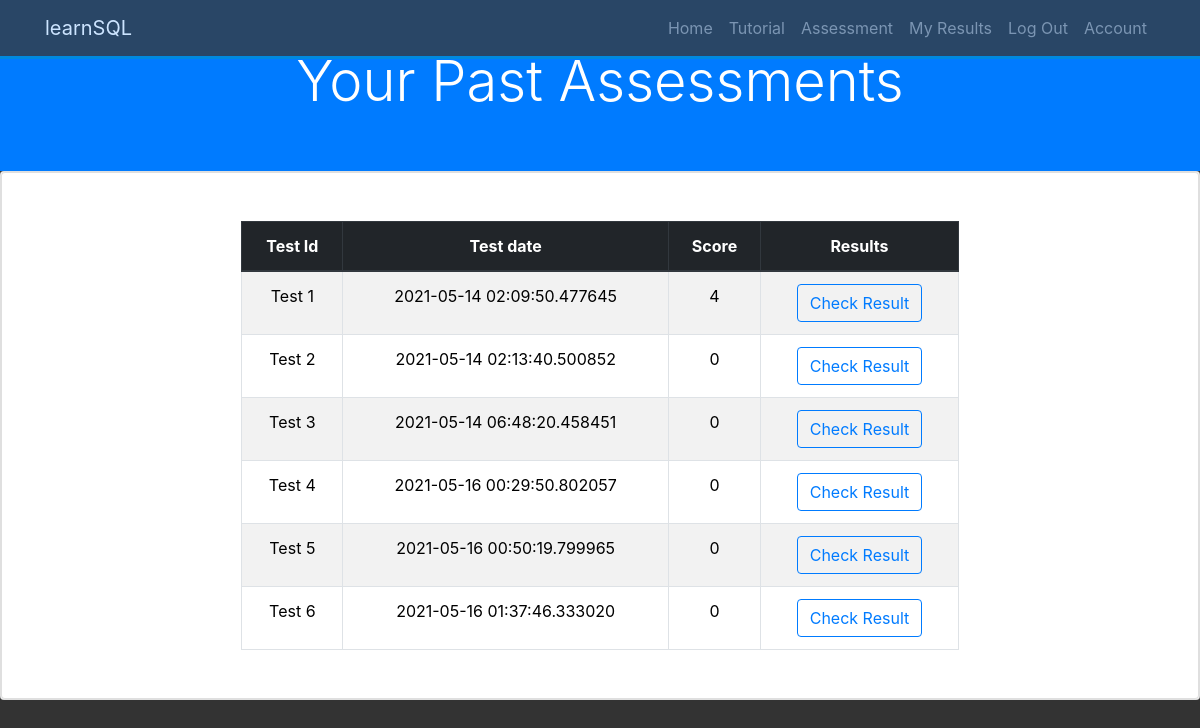
/my_results (signed in), run on an earlier commit of the app's database.
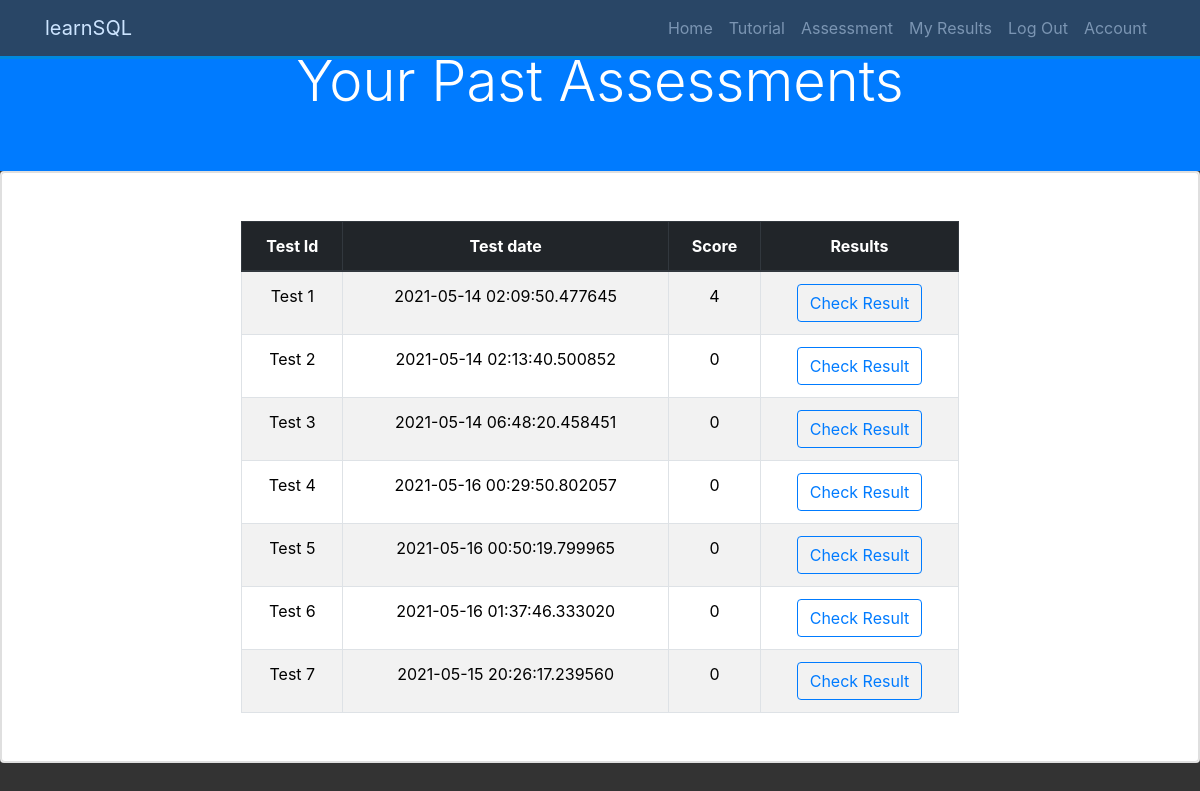
And on a later commit of the database.
### OnlineAssessment/models.py (models this page shows, shortened)
class Test(db.Model):
    __tablename__ = 'tests'
    id = db.Column(db.Integer, primary_key=True)
    user_id = db.Column(db.Integer, db.ForeignKey('users.id'), nullable=False)
    date = db.Column(db.DateTime, nullable=False, default=datetime.utcnow)
    questions = db.relationship('Question', secondary=test_question_relation, backref=db.backref(
        'questions_tests', lazy='dynamic'))
    answers = db.relationship('Answer', backref='test_answers', lazy=True)
    finish = db.Column(db.Boolean, default=False, nullable=False)

class Answer(db.Model):
    __tablename__ = 'answers'
    id = db.Column(db.Integer, primary_key=True)
    user_id = db.Column(db.Integer, db.ForeignKey('users.id'), nullable=False)
    question_id = db.Column(db.Integer, db.ForeignKey(
        'questions.id'), nullable=False)
    date = db.Column(db.DateTime, nullable=False, default=datetime.utcnow)
    content = db.Column(db.String(140), nullable=False)
    finish = db.Column(db.Boolean, default=False, nullable=False)
    test_id = db.Column(db.Integer, db.ForeignKey('tests.id'), nullable=False)

class Question(db.Model):
    __tablename__ = 'questions'
    id = db.Column(db.Integer, primary_key=True)
    title = db.Column(db.String(140), nullable=False)
    content = db.Column(db.String(140), nullable=False)
    answers = db.relationship('Answer', backref='question', lazy=True)
    correct_answer = db.Column(db.String(140), nullable=False)

### OnlineAssessment/tests/views.py (the view)
@tests.route('/my_results')
@login_required
def my_results():
    tests = Test.query.filter_by(user_id=current_user.id).all()
    if tests is None:
        tests = []
    return render_template('my_results.html', tests=tests)

### OnlineAssessment/__init__.py (called while the page is built)
def isAnswerCorrect(answer):
    question = Question.query.filter_by(id=answer.question_id).first()
    return answer.content == question.correct_answer

def calculateScore(answers, test):
    score = 0
    correctAnswers = []
    for answer in answers:
        if isAnswerCorrect(answer):
            correctAnswers.append(answer)
    if len(correctAnswers) > 0:
        for correctAnswer in correctAnswers:
            if correctAnswer.test_id == test.id:
                score += 1
    return score

### OnlineAssessment/models.py (called while the page is built)
@login_manager.user_loader
def load_user(user_id):
    return User.query.get(user_id)

### OnlineAssessment/templates/my_results.html (shortened to what this page needs)
{% extends "base.html" %}
{% block content %}
{% if tests|length > 0 %}
<section id="create-head-section" class="bg-primary">
    <div class="container">
      <div class="row">
        <div class="col text-center py-5">
          <h1 class="display-4">Your Past Assessments</h1>
        </div>
      </div>
    </div>
  </section>
<div class="card">
  <div class="card body">
    <div>
    <table class="result-table table table-hover table-striped my-5 table-bordered">
      <thead class="thead-dark">
        <tr>
          <th>Test Id</th>
          <th>Test date</th>
          <th>Score</th>
          <th>Results</th>
        </tr>
      </thead>
      {% for test in tests %}
      <tr>
          <td>Test {{ test.id }}</td>
          <td>{{ test.date }}</td>
          <td>{{ calculateScore(test.answers, test) }}</td>
          <td><a class="btn btn-outline-primary" href="{{ url_for('tests.test_results', test_id=test.id) }}">Check Result</a></td>
      </tr>
      {% endfor %}
    </table>
    </div>
  </div>
</div>
    {% else %}
    <button type="button" class="btn-lg"><a href="{{ url_for('tests.create_test') }}">Start the Test</a></button>
    {% endif %}
{% endblock %}

### OnlineAssessment/templates/base.html (shortened to what this page needs)
<!DOCTYPE html>
<html lang="en">
<head>
	<link rel="stylesheet" href="https://maxcdn.bootstrapcdn.com/bootstrap/4.0.0/css/bootstrap.min.css"
>
	<link rel="stylesheet" href="{{ url_for('static', filename='index.css') }}">
</head>
<body>
	<nav class="navbar navbar-expand-sm bg-dark navbar-dark fixed-top" id="main-nav">
		<div class="container">
			<a href="{{ url_for('core.index') }}" class="navbar-brand">learnSQL</a>
			<div class="collapse navbar-collapse" id="navbarCollapse">
				<ul class="navbar-nav ml-auto">
					<li class="nav-item">
						<a class="nav-link" href="{{ url_for('core.index') }}">Home</a>
					</li>
					{% if current_user.is_authenticated %}
					<li class="nav-item"><a class="nav-link" href="{{ url_for('core.tutorial') }}">Tutorial</a></li>
					<li class="nav-item"><a class="nav-link" href="{{ url_for('tests.assessment') }}">Assessment</a>
					</li>
					<li class="nav-item"><a class="nav-link" href="{{ url_for('tests.my_results') }}">My Results</a>
					</li>
					<li class="nav-item"><a class="nav-link" href="{{ url_for('users.logout') }}">Log Out</a></li>
					<li class="nav-item"><a class="nav-link" href="{{ url_for('users.account') }}">Account</a></li>
					{% else %}
					<li class="nav-item"><a class="nav-link" href="{{ url_for('users.login') }}">Log In</a></li>
					<li class="nav-item"><a class="nav-link" href="{{ url_for('users.register') }}">Register</a></li>
					{% endif %}
				</ul>
			</div>
		</div>
	</nav>
	<div>
		{% block content %}
		{% endblock %}
	</div>
</body>
</html>

### OnlineAssessment/static/index.css (style rules this page uses)
body { background: #333; color: #fff; }
.navbar { border-bottom: #008ed6 3px solid; opacity: 0.8; }
table, th, td { border: 1px solid black; }
th, td { padding: 10px; }
.result-table { color: black; width: 60%; margin: auto; text-align: center; }

What changed in the data, as far as the page shows it:
added Test: id "7", date "2021-05-15 20:26:17.239560"
added Answer: content.correct_answer "0"
